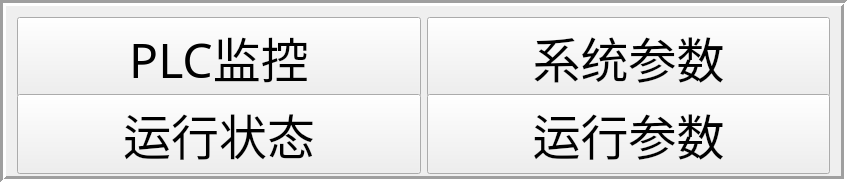
  <widget class="QFrame" name="frame_5">
   <property name="geometry">
    <rect>
     <x>310</x>
     <y>880</y>
     <width>847</width>
     <height>182</height>
    </rect>
   </property>
   <property name="minimumSize">
    <size>
     <width>847</width>
     <height>182</height>
    </size>
   </property>
   <property name="maximumSize">
    <size>
     <width>847</width>
     <height>182</height>
    </size>
   </property>
   <property name="font">
    <font>
     <family>迷你简菱心</family>
     <pointsize>24</pointsize>
    </font>
   </property>
   <property name="frameShape">
    <enum>QFrame::Box</enum>
   </property>
   <property name="frameShadow">
    <enum>QFrame::Sunken</enum>
   </property>
   <property name="lineWidth">
    <number>3</number>
   </property>
   <layout class="QGridLayout" name="gridLayout_4">
    <item row="0" column="0">
     <widget class="QPushButton" name="pB_cmdCounterZero_2">
      <property name="sizePolicy">
       <sizepolicy hsizetype="Preferred" vsizetype="Preferred">
        <horstretch>0</horstretch>
        <verstretch>0</verstretch>
       </sizepolicy>
      </property>
      <property name="minimumSize">
       <size>
        <width>0</width>
        <height>80</height>
       </size>
      </property>
      <property name="font">
       <font>
        <family>迷你简菱心</family>
        <pointsize>36</pointsize>
       </font>
      </property>
      <property name="text">
       <string>PLC监控</string>
      </property>
     </widget>
    </item>
    <item row="0" column="1">
     <widget class="QPushButton" name="pB_cmdCounterZero_3">
      <property name="sizePolicy">
       <sizepolicy hsizetype="Preferred" vsizetype="Preferred">
        <horstretch>0</horstretch>
        <verstretch>0</verstretch>
       </sizepolicy>
      </property>
      <property name="minimumSize">
       <size>
        <width>0</width>
        <height>80</height>
       </size>
      </property>
      <property name="font">
       <font>
        <family>迷你简菱心</family>
        <pointsize>36</pointsize>
       </font>
      </property>
      <property name="text">
       <string>系统参数</string>
      </property>
     </widget>
    </item>
    <item row="1" column="0">
     <widget class="QPushButton" name="pB_cmdCounterZero_5">
      <property name="sizePolicy">
       <sizepolicy hsizetype="Preferred" vsizetype="Preferred">
        <horstretch>0</horstretch>
        <verstretch>0</verstretch>
       </sizepolicy>
      </property>
      <property name="minimumSize">
       <size>
        <width>0</width>
        <height>80</height>
       </size>
      </property>
      <property name="font">
       <font>
        <family>迷你简菱心</family>
        <pointsize>36</pointsize>
       </font>
      </property>
      <property name="text">
       <string>运行状态</string>
      </property>
     </widget>
    </item>
    <item row="1" column="1">
     <widget class="QPushButton" name="pB_cmdCounterZero_4">
      <property name="sizePolicy">
       <sizepolicy hsizetype="Preferred" vsizetype="Preferred">
        <horstretch>0</horstretch>
        <verstretch>0</verstretch>
       </sizepolicy>
      </property>
      <property name="minimumSize">
       <size>
        <width>0</width>
        <height>80</height>
       </size>
      </property>
      <property name="font">
       <font>
        <family>迷你简菱心</family>
        <pointsize>36</pointsize>
       </font>
      </property>
      <property name="text">
       <string>运行参数</string>
      </property>
     </widget>
    </item>
   </layout>
  </widget>
